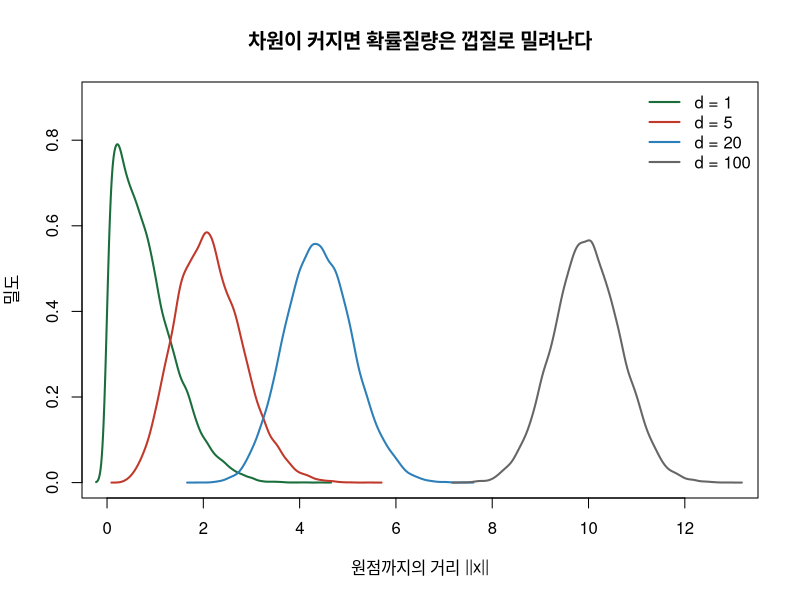
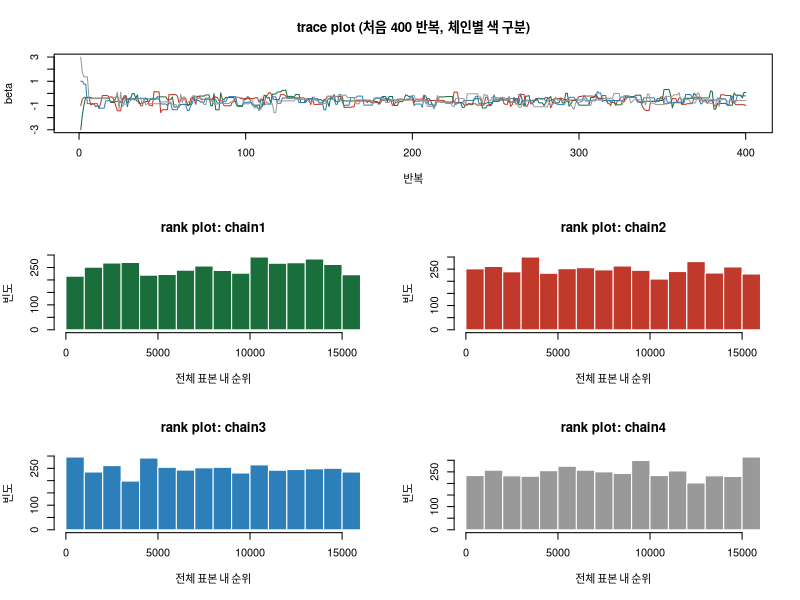
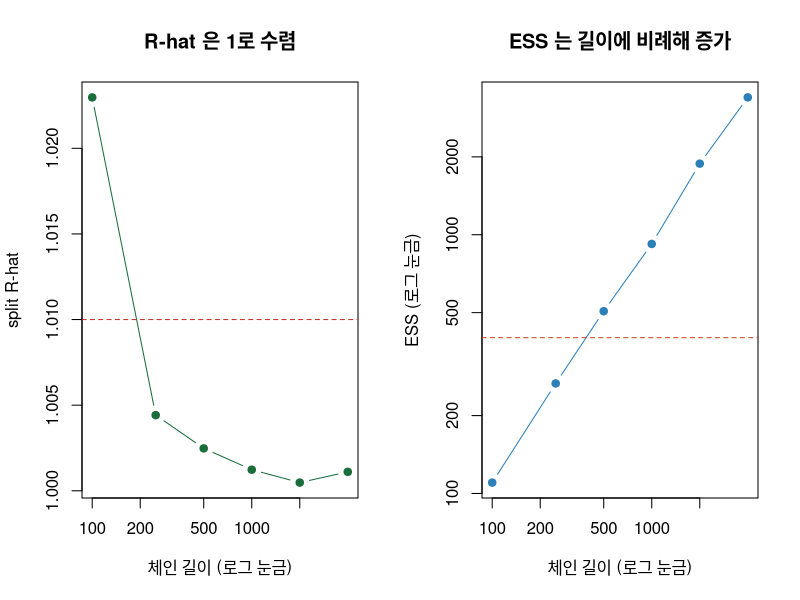
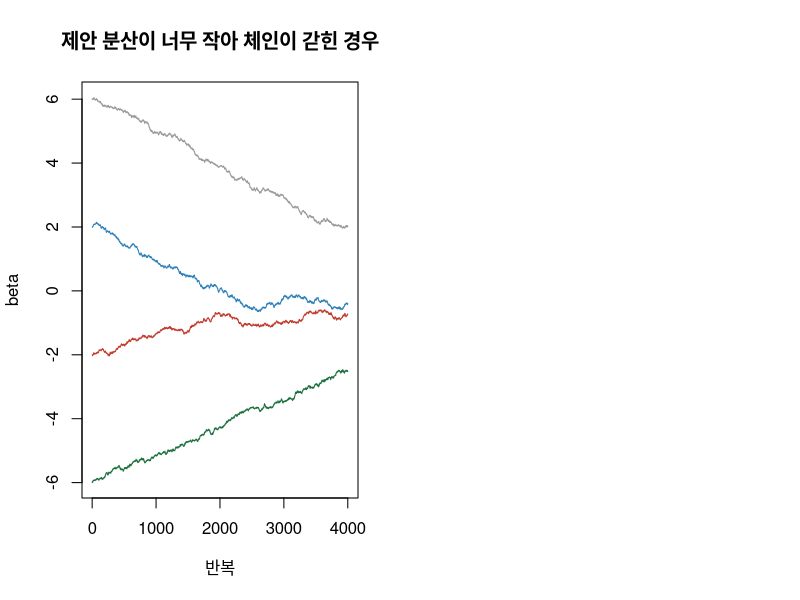
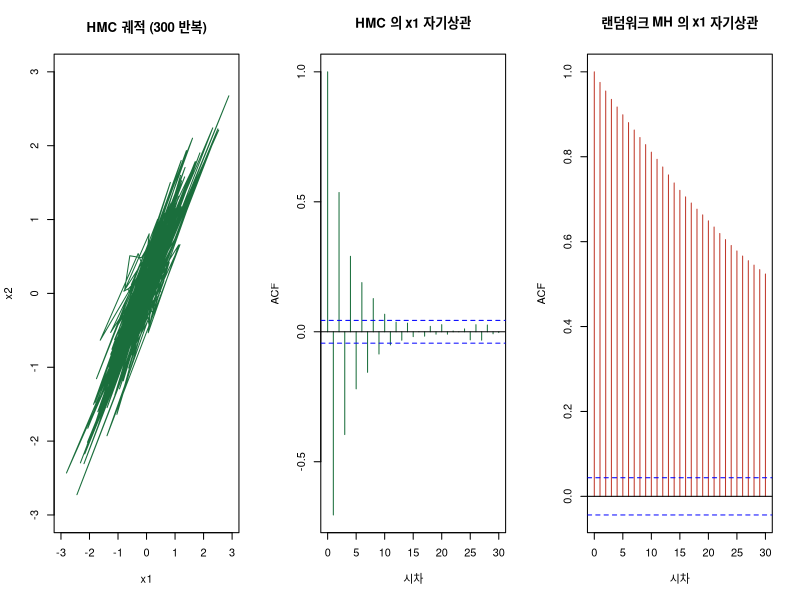
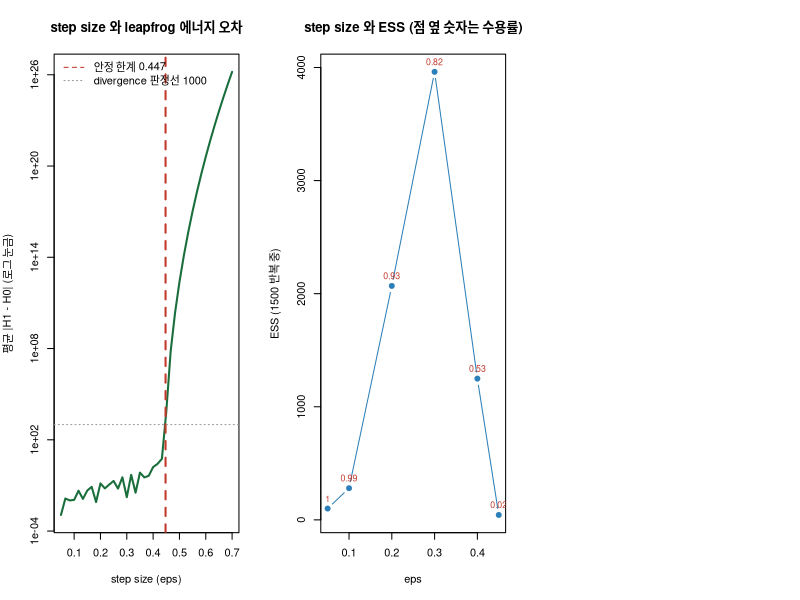

Generate these figures, in order, with R:
## ---- chunk 1
#| label: typical-set
set.seed(42)
dims <- c(1, 5, 20, 100); cols <- c("#1a6e3c", "#c0392b", "#2c7fb8", "grey40")
plot(NULL, xlim = c(0, 13), ylim = c(0, 0.9), xlab = "원점까지의 거리 ||x||", ylab = "밀도",
     main = "차원이 커지면 확률질량은 껍질로 밀려난다")
# ||x||^2 은 자유도 d 의 카이제곱을 따릅니다
for (i in seq_along(dims)) lines(density(sqrt(rchisq(20000, df = dims[i]))), col = cols[i], lwd = 2)
legend("topright", legend = paste0("d = ", dims), col = cols, lwd = 2, bty = "n")
round(setNames(sapply(dims, function(d) mean(sqrt(rchisq(20000, df = d)) < 1)),
               paste0("d=", dims)), 4)                   # 최빈값에서 반지름 1 이내일 확률
## ---- chunk 2
#| label: target
set.seed(42); n_reads <- 40; y_alt <- rbinom(1, size = n_reads, prob = 0.25)  # W4·W5와 같은 자료
log1pexp <- function(x) ifelse(x > 30, x, log1p(exp(x)))     # 오버플로 방지 도우미
log_post <- function(beta)                                   # W5의 log_post_binom 과 같은 함수
  y_alt * beta - n_reads * log1pexp(beta) + dnorm(beta, 0, 1.5, log = TRUE)
cat("관측:", y_alt, "/", n_reads, "\n")
## ---- chunk 3
#| label: mh-chains
# 차원 d 에 상관없이 쓰는 랜덤워크 MH (뒤에서 2차원 목표에도 재사용합니다)
mh_chain <- function(log_target, start, n_iter, prop_sd) {
  d <- length(start); out <- matrix(NA_real_, n_iter, d); out[1, ] <- start
  x <- start; lp <- log_target(x); n_acc <- 0
  for (t in 2:n_iter) {
    prop <- x + rnorm(d, 0, prop_sd)                       # 대칭 제안
    lp_prop <- log_target(prop)
    if (log(runif(1)) < lp_prop - lp) {                    # 로그 스케일에서 비교
      x <- prop; lp <- lp_prop; n_acc <- n_acc + 1
    }
    out[t, ] <- x
  }
  list(draws = out, acc_rate = n_acc / (n_iter - 1))
}
run_mh_chains <- function(log_target, starts, n_iter, prop_sd, seed = 42) {
  set.seed(seed)                                           # (iterations x chains) 행렬로 모읍니다
  out <- matrix(NA_real_, n_iter, length(starts)); acc <- numeric(length(starts))
  for (j in seq_along(starts)) {
    r <- mh_chain(log_target, starts[j], n_iter, prop_sd)
    out[, j] <- r$draws[, 1]; acc[j] <- r$acc_rate
  }
  colnames(out) <- paste0("chain", seq_along(starts))
  list(draws = out, acc_rate = acc)
}
fit_good <- run_mh_chains(log_post, c(-3, -1, 1, 3), n_iter = 4000, prop_sd = 0.9)
draws_good <- fit_good$draws; dim(draws_good); round(fit_good$acc_rate, 3)
## ---- chunk 4
#| label: trace-rank
#| fig-height: 8
chain_cols <- c("#1a6e3c", "#c0392b", "#2c7fb8", "grey60")
layout(matrix(c(1, 1, 2, 3, 4, 5), nrow = 3, byrow = TRUE))   # 위 한 칸에 trace, 아래 네 칸에 rank
matplot(draws_good[1:400, ], type = "l", lty = 1, col = chain_cols,
        main = "trace plot (처음 400 반복, 체인별 색 구분)", xlab = "반복", ylab = "beta")
rank_all <- matrix(rank(as.vector(draws_good)), nrow = nrow(draws_good))  # 전체 표본 순위
for (j in 1:4) hist(rank_all[, j], breaks = 20, col = chain_cols[j], border = "white",
                    main = paste0("rank plot: ", colnames(draws_good)[j]),
                    xlab = "전체 표본 내 순위", ylab = "빈도")
## ---- chunk 5
#| label: diag-fns
# split-R-hat: 각 체인을 반으로 쪼개 체인 수를 2배로 만든 뒤 계산합니다
split_rhat <- function(sims) {
  sims <- as.matrix(sims); n <- nrow(sims); h <- floor(n / 2)
  sp <- cbind(sims[1:h, , drop = FALSE], sims[(n - h + 1):n, , drop = FALSE])
  n_s <- nrow(sp)
  w <- mean(apply(sp, 2, var))                 # 체인 내 분산 W
  b <- n_s * var(colMeans(sp))                 # 체인 간 분산 B
  sqrt((((n_s - 1) / n_s) * w + b / n_s) / w)
}
var_plus_hat <- function(sims) {               # W 와 체인 간 분산을 섞은 var^+
  sims <- as.matrix(sims); n <- nrow(sims); m <- ncol(sims)
  ((n - 1) / n) * mean(apply(sims, 2, var)) + if (m > 1) var(colMeans(sims)) else 0
}
# ESS: split + 시차 0부터 둘씩 묶은 Geyer 초기 단조 수열
ess_basic <- function(sims) {
  sims <- as.matrix(sims); n0 <- nrow(sims); h <- floor(n0 / 2)
  sp <- cbind(sims[1:h, , drop = FALSE], sims[(n0 - h + 1):n0, , drop = FALSE])  # split
  n <- nrow(sp); m <- ncol(sp); w <- mean(apply(sp, 2, var)); var_plus <- var_plus_hat(sp)
  if (!is.finite(var_plus) || var_plus <= 0) return(NA_real_)
  acov <- sapply(seq_len(m), function(j)      # 체인별 자기공분산을 시차 n-1 까지
    acf(sp[, j], lag.max = n - 1, type = "covariance", plot = FALSE)$acf[, 1, 1])
  rho <- 1 - (w - rowMeans(as.matrix(acov))) / var_plus   # rho[k] 는 시차 k-1 의 자기상관
  n_pair <- floor(length(rho) / 2)                        # 시차 0부터 둘씩: (r0+r1), (r2+r3), ...
  pair <- cummin(rho[2 * (1:n_pair) - 1] + rho[2 * (1:n_pair)])   # 초기 단조 수열
  keep <- which(pair < 0)[1] - 1; if (is.na(keep)) keep <- n_pair  # 첫 음수 직전까지
  tau <- -1 + 2 * (if (keep >= 1) sum(pair[1:keep]) else 0)
  m * n / max(tau, 1 / log10(m * n))          # mn / tau. 상한 없음(반상관이면 ESS > mn)
}
mcse_mean <- function(sims) sqrt(var_plus_hat(as.matrix(sims)) / ess_basic(sims))
c(rhat = split_rhat(draws_good), ess = ess_basic(draws_good), mcse = mcse_mean(draws_good))
## ---- chunk 6
#| label: length-sweep
lens <- c(100, 250, 500, 1000, 2000, 4000)
tab <- t(sapply(lens, function(len) { s <- draws_good[1:len, , drop = FALSE]
  c(rhat = split_rhat(s), ess = ess_basic(s), mcse = mcse_mean(s)) }))
round(cbind(length = lens, tab), 4)
par(mfrow = c(1, 2))
plot(lens, tab[, "rhat"], type = "b", pch = 19, col = "#1a6e3c", log = "x",
     main = "R-hat 은 1로 수렴", xlab = "체인 길이 (로그 눈금)", ylab = "split R-hat")
abline(h = 1.01, col = "#c0392b", lty = 2)          # 붉은 점선이 권장 기준 1.01
plot(lens, tab[, "ess"], type = "b", pch = 19, col = "#2c7fb8", log = "xy",
     main = "ESS 는 길이에 비례해 증가", xlab = "체인 길이 (로그 눈금)", ylab = "ESS (로그 눈금)")
abline(h = 400, col = "#c0392b", lty = 2)           # 붉은 점선이 권장 기준 400
## ---- chunk 7
#| label: bad-chains
draws_bad <- run_mh_chains(log_post, c(-6, -2, 2, 6), n_iter = 4000, prop_sd = 0.01, seed = 7)$draws
matplot(draws_bad, type = "l", lty = 1, col = chain_cols,
        main = "제안 분산이 너무 작아 체인이 갇힌 경우", xlab = "반복", ylab = "beta")
round(c(rhat_bad = split_rhat(draws_bad), ess_bad = ess_basic(draws_bad),
        rhat_good = split_rhat(draws_good), ess_good = ess_basic(draws_good)), 3)
## ---- chunk 8
#| label: hmc-impl
rho_cor <- 0.95
sigma_mat <- matrix(c(1, rho_cor, rho_cor, 1), 2, 2); prec_mat <- solve(sigma_mat)
log_target2  <- function(x) as.numeric(-0.5 * t(x) %*% prec_mat %*% x)
grad_target2 <- function(x) as.numeric(-prec_mat %*% x)
hmc_sampler <- function(log_target, grad_target, start, n_iter, eps, n_leap) {
  d <- length(start); out <- matrix(NA_real_, n_iter, d); out[1, ] <- start
  x <- start; lt <- log_target(x); n_acc <- 0; n_div <- 0
  for (t in 2:n_iter) {
    p <- rnorm(d)                                    # 운동량 재추출
    h0 <- -lt + 0.5 * sum(p^2)                       # 출발 시점의 해밀토니안
    x_new <- x; divergent <- FALSE
    p_half <- p + 0.5 * eps * grad_target(x_new)     # 운동량 반 스텝
    for (l in seq_len(n_leap)) {
      x_new <- x_new + eps * p_half                  # 위치 한 스텝
      g <- grad_target(x_new); lt_new <- log_target(x_new)
      h_l <- -lt_new + 0.5 * sum((p_half + 0.5 * eps * g)^2)   # 같은 시각 운동량으로 잰 에너지
      if (!is.finite(h_l) || h_l - h0 > 1000) { divergent <- TRUE; break }  # 매 스텝 검사
      p_half <- p_half + eps * g                     # 운동량 한 스텝
    }
    if (divergent) n_div <- n_div + 1                # 발산 궤적은 수용 판정 없이 강제 기각
    else if (log(runif(1)) < (h0 - h_l)) { x <- x_new; lt <- lt_new; n_acc <- n_acc + 1 }
    out[t, ] <- x
  }
  list(draws = out, acc_rate = n_acc / (n_iter - 1), n_divergent = n_div)
}
set.seed(42); hmc_fit <- hmc_sampler(log_target2, grad_target2, c(0, 0), n_iter = 2000, eps = 0.25, n_leap = 15)
mh2_fit <- mh_chain(log_target2, c(0, 0), n_iter = 2000, prop_sd = 0.4)   # 같은 함수 재사용
round(c(hmc_acc = hmc_fit$acc_rate, hmc_div = hmc_fit$n_divergent, mh_acc = mh2_fit$acc_rate,
        ess_hmc = ess_basic(matrix(hmc_fit$draws[, 1], ncol = 1)),
        ess_mh  = ess_basic(matrix(mh2_fit$draws[, 1], ncol = 1))), 2)
## ---- chunk 9
#| label: hmc-vs-mh
#| fig-height: 3.6
par(mfrow = c(1, 3))
plot(hmc_fit$draws[1:300, ], type = "l", col = "#1a6e3c", xlim = c(-3, 3), ylim = c(-3, 3),
     main = "HMC 궤적 (300 반복)", xlab = "x1", ylab = "x2")
acf(hmc_fit$draws[, 1], lag.max = 30, col = "#1a6e3c", main = "HMC 의 x1 자기상관", xlab = "시차", ylab = "ACF")
acf(mh2_fit$draws[, 1], lag.max = 30, col = "#c0392b", main = "랜덤워크 MH 의 x1 자기상관", xlab = "시차", ylab = "ACF")
## ---- chunk 10
#| label: energy-error
#| fig-height: 4.5
leapfrog_energy_error <- function(x0, p0, eps, n_leap) {
  h0 <- -log_target2(x0) + 0.5 * sum(p0^2); x <- x0; p <- p0 + 0.5 * eps * grad_target2(x)
  for (l in seq_len(n_leap)) { x <- x + eps * p
    if (l < n_leap) p <- p + eps * grad_target2(x) }
  p <- p + 0.5 * eps * grad_target2(x)
  (-log_target2(x) + 0.5 * sum(p^2)) - h0
}
eps_grid <- seq(0.05, 0.7, length.out = 40)
err <- sapply(eps_grid, function(e) { set.seed(1)   # eps 마다 동일한 출발점과 운동량을 사용
  mean(abs(sapply(1:30, function(i)
    leapfrog_energy_error(as.numeric(rnorm(2) %*% chol(sigma_mat)), rnorm(2), e, 15)))) })
eps_limit <- 2 / sqrt(max(eigen(prec_mat, only.values = TRUE)$values))  # leapfrog 안정 한계
plot(eps_grid, err, type = "l", lwd = 2, col = "#1a6e3c", log = "y",
     main = "step size 와 leapfrog 에너지 오차",
     xlab = "step size (eps)", ylab = "평균 |H1 - H0| (로그 눈금)")
abline(v = eps_limit, col = "#c0392b", lty = 2, lwd = 2); abline(h = 1000, col = "grey60", lty = 3)
legend("topleft", bty = "n", col = c("#c0392b", "grey60"), lty = c(2, 3),
       legend = c(paste("안정 한계", round(eps_limit, 3)), "divergence 판정선 1000"))
signif(c(eps_limit = eps_limit, err_at_0.4 = err[which.min(abs(eps_grid - 0.4))],
         err_at_0.5 = err[which.min(abs(eps_grid - 0.5))]), 4)
## ---- chunk 11
#| label: ex1
set.seed(11)
ex_draws <- cbind(rnorm(500, 0.0, 1.0), rnorm(500, 0.3, 1.0),
                  rnorm(500, -0.2, 1.0), rnorm(500, 0.1, 1.4))
n <- nrow(ex_draws); w <- mean(apply(ex_draws, 2, var))   # 체인 내 분산 W
b <- n * var(colMeans(ex_draws)); var_plus <- ((n - 1) / n) * w + b / n   # 체인 간 분산 B
round(c(W = w, B = b, var_plus = var_plus, rhat_plain = sqrt(var_plus / w),
        rhat_split = split_rhat(ex_draws)), 4)
## ---- chunk 12
#| label: ex2
thin_draws <- draws_good[seq(1, nrow(draws_good), by = 5), , drop = FALSE]
round(c(n_full = length(draws_good), ess_full = ess_basic(draws_good),
        n_thin = length(thin_draws), ess_thin = ess_basic(thin_draws)), 1)
## ---- chunk 13
#| label: ex3
set.seed(42)
eps_try <- c(0.05, 0.10, 0.20, 0.30, 0.40, 0.45)
res3 <- cbind(eps = eps_try, t(sapply(eps_try, function(e) {
  f <- hmc_sampler(log_target2, grad_target2, c(0, 0), n_iter = 1500, eps = e, n_leap = 12)
  c(acc = f$acc_rate, ess = ess_basic(matrix(f$draws[, 1], ncol = 1)), div = f$n_divergent)
})))
round(res3, 3)
plot(res3[, "eps"], res3[, "ess"], type = "b", pch = 19, col = "#2c7fb8",
     main = "step size 와 ESS (점 옆 숫자는 수용률)", xlab = "eps", ylab = "ESS (1500 반복 중)")
text(res3[, "eps"], res3[, "ess"], round(res3[, "acc"], 2), pos = 3, cex = 0.8, col = "#c0392b")
